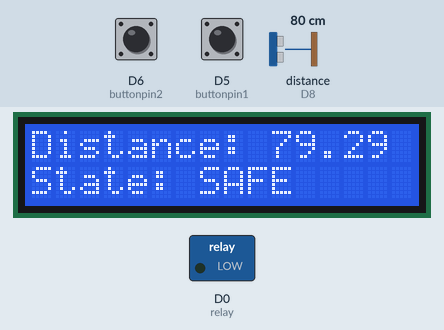
This sketch was run on a simulated ESP8266 (NodeMCU). Parts: 16×2 character LCD, switched loads named in the sketch (green lamp = pin HIGH). Wiring (inferred from the names in the program): ultrasonic range finder: trigger D7; echo D8. Inputs (shaded band) come from the test bench; at power-on: distance to the obstacle (sensor on D8) 80 cm, D6 (buttonpin2) LOW, D5 (buttonpin1) LOW. The echo pulse lasts 58.3 µs per cm; WiFi joins after 1.5 s; servers stay silent unless stated; no MQTT or app messages arrive unless stated; pins used as bus, display or sensor lines are not drawn.

Above: at 7.3 s.
7.4 s: distance to the obstacle (sensor on D8) set to 53 cm
At 8.7 s:
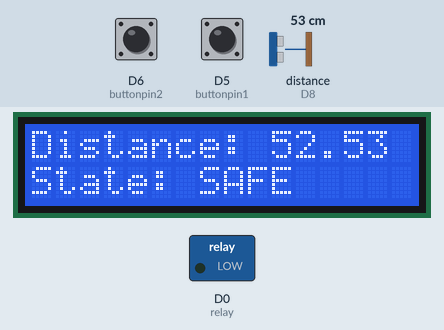
9.3 s: distance to the obstacle (sensor on D8) set to 47 cm
At 9.8 s:
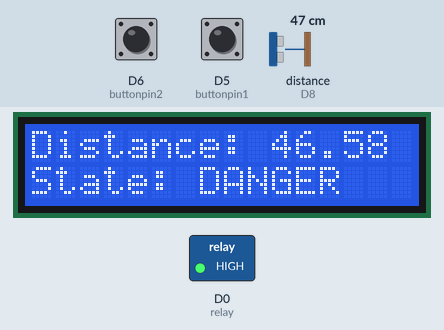
10.9 s: D6 (buttonpin2) pulled HIGH for 0.3 s
At 11.7 s:
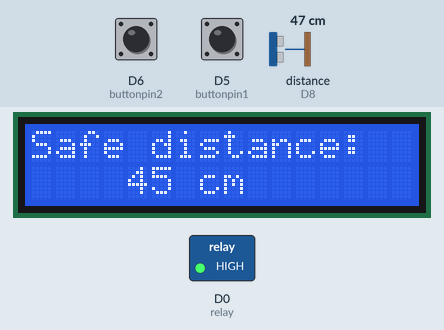
13.5 s: D6 (buttonpin2) pulled HIGH for 1 s
At 14.3 s:
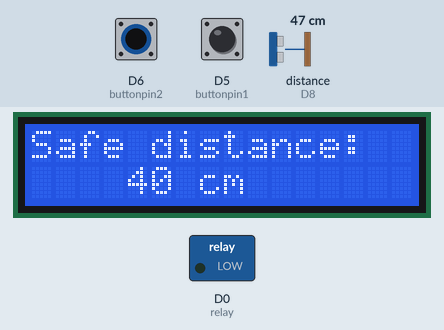
16.1 s: D5 (buttonpin1) pulled HIGH for 0.3 s
At 16.8 s:
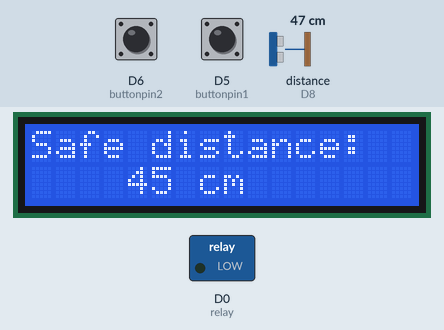
18.7 s: D5 (buttonpin1) pulled HIGH for 1 s
At 19.3 s:
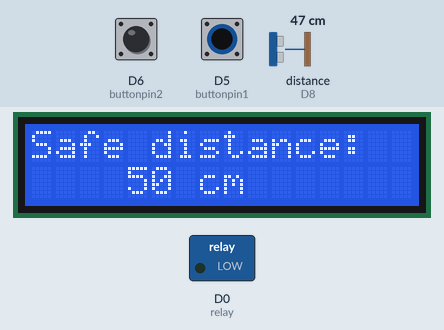
Timing chart, 0 to 21.7 s (numbered marks = the images above; inputs shaded):
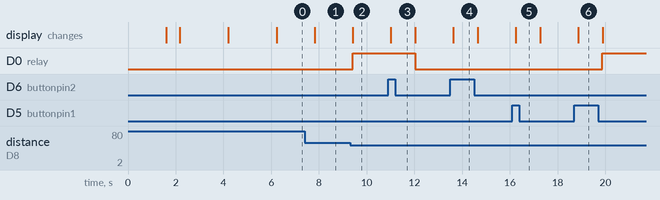

The sketch:

NCKH_03_NodeMCU.ino
```cpp
#include <PubSubClient.h>
#include <ESP8266WiFi.h>
#include <LiquidCrystal_I2C.h>

const char* ssid = "nckhltn";
const char* pass = "LTN190903";
const char* mqtt = "soldier.cloudmqtt.com";

int relay = D0;
int buttonpin1 = D5;
int buttonpin2 = D6;
int trig = D7;
int echo = D8;
int n = 50;
float distance;
unsigned long timer = 0;
int counter1 = 0;
int counter2 = 0;
int buttonstatus1 = 0;
int lastbuttonstatus1 = 0;
int buttonstatus2 = 0;
int lastbuttonstatus2 = 0;

LiquidCrystal_I2C lcd(0x27, 16, 2);
WiFiClient espClient;
PubSubClient client(espClient);

void setup() {
  Serial.begin(115200);

  lcd.begin();
  lcd.backlight();
  lcd.clear();

  pinMode(trig, OUTPUT);
  pinMode(echo, INPUT);
  pinMode(buttonpin1, INPUT);
  pinMode(buttonpin2, INPUT);
  pinMode(relay, OUTPUT);

  lcd.print("WiFi Connecting");
  setWiFi();

  client.setServer(mqtt, 12894);
  client.setCallback(callback);

  if(WiFi.status() == WL_CONNECTED){
    mqttconnect();
    lcd.setCursor(0,1);
    lcd.print("MQTT Connected");
  }
  delay(2000);

  lcd.clear();
  lcd.print("Safe distance: ");
  lcd.setCursor(4,1);
  lcd.print(n);
  lcd.print(" cm");
  delay(2000);

}


void loop() {
  client.loop();

  readbutton1();
  if(counter1 != 0 and counter1 % 2 == 1){
    ChangeDistance1();
    counter1 = 0;
  }

  readbutton2();
  if(counter2 != 0 and counter2 % 2 == 1){
    ChangeDistance2();
    counter2 = 0;
  }

  hc04();
  lcd.clear();
  lcd.print("Distance: ");
  lcd.print(distance);

  if(distance <= n){
    client.publish("distance", "DANGER");
    digitalWrite(relay, HIGH);
    lcd.setCursor(0,1);
    lcd.print("State: ");
    lcd.print("DANGER");
  } else {
    client.publish("distance", "SAFE");
    digitalWrite(relay, LOW);
    lcd.setCursor(0,1);
    lcd.print("State: ");
    lcd.print("SAFE");
  }
  delay(500);

}

void mqttconnect(){
   while(!client.connected()){
    delay(500);
    //Serial.println("MQTT connecting");
    if(client.connect("ESP8266client", "jcxuzvsa", "n-ruWz9Xkpc2")){
      //Serial.println("Connected");
      client.publish("state", "MQTT Connected");
      client.subscribe("state");
      client.subscribe("distance");
    }
    else{
      //Serial.print("failed with state: ");
      //Serial.println(client.state());
      delay(2000);
    }
   }
}


void callback(char* topic, byte* payload, long int length){
  //Serial.print("Message arrive: [ ");
  //Serial.print(topic);
  //Serial.print(" ]: ");
  //for(int i=0; i<length; i++){
    //Serial.print((char)payload[i]);
  //}
  //Serial.println();

}

void setWiFi(){
  delay(10);
  //Serial.println();
  //Serial.println("Dang ket noi");
  WiFi.begin(ssid, pass);
  timer = millis();
  while((unsigned long) (millis() - timer) < 60000 and WiFi.status() != WL_CONNECTED){
    delay(500);
    //Serial.print(".");
  }
  if(WiFi.status() == WL_CONNECTED){
    lcd.clear();
    lcd.print("WiFi Connected");
    //Serial.println();
    //Serial.println("Da ket noi");
    //Serial.print("Dia chi IP: ");
    //Serial.println(WiFi.localIP());
  } else{
    lcd.clear();
    lcd.print("WiFi Disconnected");
    lcd.setCursor(0,1);
    lcd.print("MQTT Disconnected");
  }

}

void hc04(){
  unsigned long tgian;

  digitalWrite(trig, LOW);
  delayMicroseconds(2);
  digitalWrite(trig, HIGH);
  delayMicroseconds(5);
  digitalWrite(trig, LOW);

  tgian=pulseIn(echo, HIGH);
  distance=tgian/2/29.412;

}

void ChangeDistance1(){
  n = n + 5;
  lcd.clear();
  lcd.print("Safe distance: ");
  lcd.setCursor(4,1);
  lcd.print(n);
  lcd.print(" cm");
  delay(1000);

}

void ChangeDistance2(){
  n = n - 5;
  lcd.clear();
  lcd.print("Safe distance: ");
  lcd.setCursor(4,1);
  lcd.print(n);
  lcd.print(" cm");
  delay(1000);

}

void readbutton1(){
  buttonstatus1 = digitalRead(buttonpin1);
  if (buttonstatus1 != lastbuttonstatus1){
    if (buttonstatus1 == HIGH){
      counter1++;
    }
  }
  lastbuttonstatus1 = buttonstatus1;
}

void readbutton2(){
  buttonstatus2 = digitalRead(buttonpin2);
  if (buttonstatus2 != lastbuttonstatus2){
    if (buttonstatus2 == HIGH){
      counter2++;
    }
  }
  lastbuttonstatus2 = buttonstatus2;
}
```

Measured:
- the behaviour switches between 51 and 50 cm on distance to the obstacle (sensor on D8) (found by bisection; images 1 and 2)
- after the input at 7.4 s, the display: changes after 0.43 s (image 1)
- after the input at 9.3 s, D0 (relay): LOW → HIGH after 0.11 s; the display: changes after 0.12 s (image 2)
- after the input at 10.9 s, D0 (relay): HIGH → LOW after 1.1 s; the display: changes after 0.11 s (image 3)
- after the input at 13.5 s, the display: changes after 0.12 s (image 4)
- after the input at 16.1 s, the display: changes after 0.14 s (image 5)
- after the input at 18.7 s, D0 (relay): LOW → HIGH after 1.2 s; the display: changes after 0.15 s (image 6)
